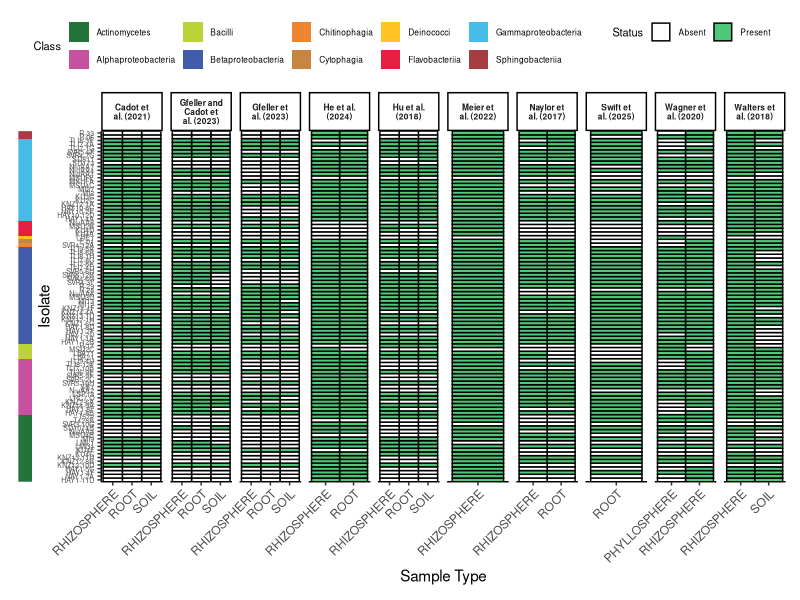
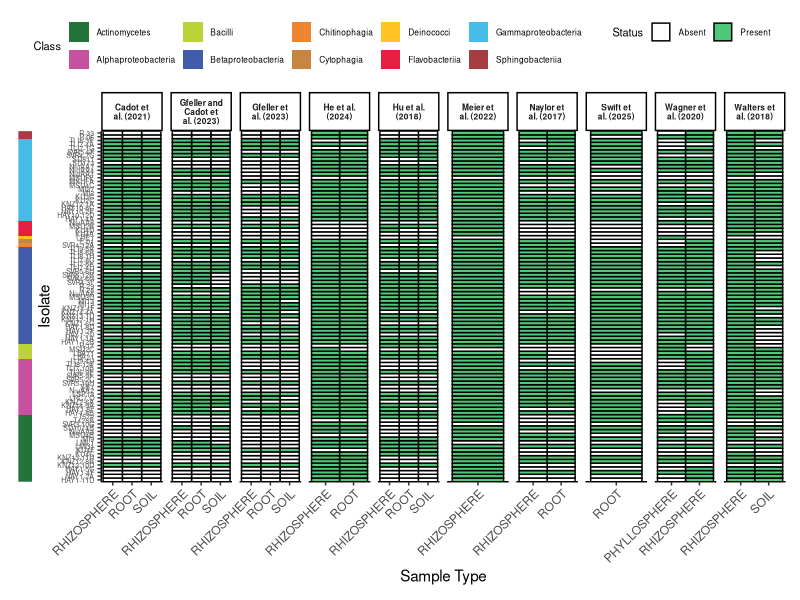
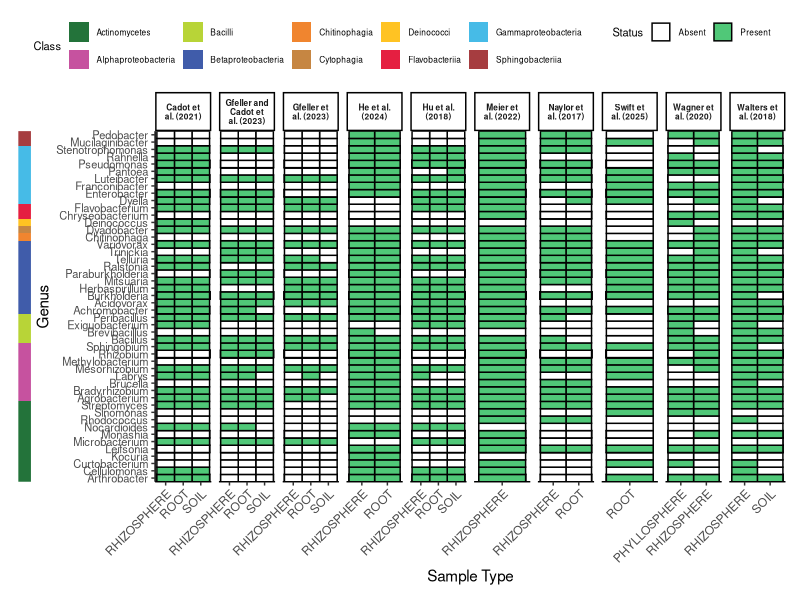
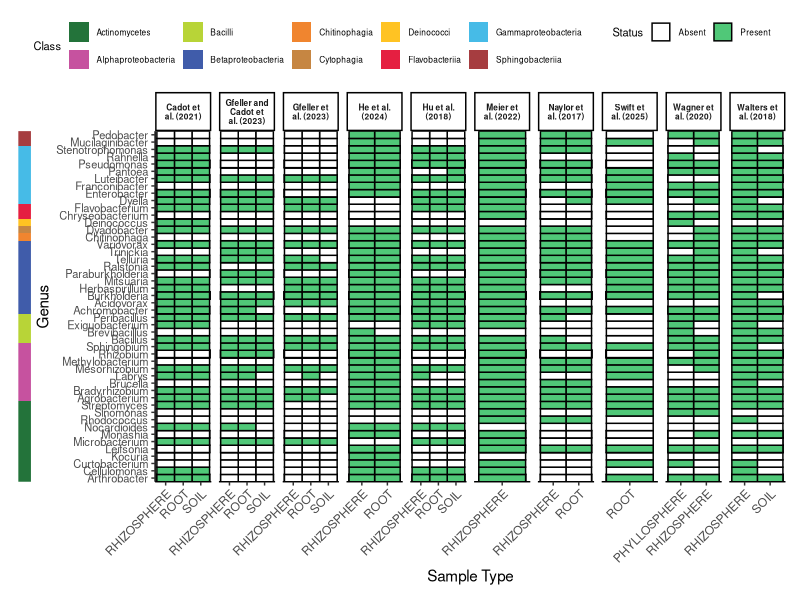

R code for these plots, in order: (Note: this script raises an error after producing the figures.)
# Parse Blast alignment results
## Generate ASV lists of taxa with alignment to zeamic for other scripts
## Presence/absence plots for supplement

# Load pacakges and set ggplot theme
library(tidyverse)
library(patchwork)
theme_set(theme_classic())

## load ZeaMic Isolates
all_isolates_df <- read.csv("ZeaMic Isolates with Full Taxonomy.csv")
all_isolates_df$X <- NULL

#### load blast results 99 ####
blast_df <- read.delim("../BLAST_ASVs-from-studies/99results.txt", header = FALSE, sep = "\t")

# Cleanup blast dataframe
colnames(blast_df) <- c("ZeaMic_Isolate", "ASV", "pident", "length", "mismatch", "gapopen", "qstart", "qend", "sstart", "send", "evalue", "bitscore")

# Extract info from ASV column 
blast_df <- blast_df %>% extract(ASV, into = c("study", "ASV_id", "sample_type", "country", "region"),
                     regex = "(.+)_(ASV_\\d+)-([^-]+)-([^_]+)_(.+)",
                     remove = TRUE)
# Rename studies 
blast_df <- blast_df %>% mutate(study = dplyr::recode(study, 
    Naylor = "Naylor et al. (2017)",
    Wagner = "Wagner et al. (2020)", 
    Meier  = "Meier et al. (2022)", 
    He = "He et al. (2024)", 
    GfellerCadot = "Gfeller and Cadot et al. (2023)", 
    Gfeller = "Gfeller et al. (2023)",
    Cadot = "Cadot et al. (2021)",
    Hu = "Hu et al. (2018)",
    Walters = "Walters et al. (2018)",
    Swift = "Swift et al. (2025)"))

## Presence and absence table + isolates not in blast output
presence_absence <- blast_df %>%
  # Get unique combinations of isolate, study, and sample_type
  distinct(ZeaMic_Isolate, study, sample_type) %>%
  # Add a presence indicator
  mutate(present = 1) %>%
  # Create a combined column name for study and sample_type
  unite("study_sample", study, sample_type, sep = "_") %>%
  # Pivot to wide format
  pivot_wider(names_from = study_sample, 
              values_from = present,
              values_fill = 0)

presence_absence_complete <- all_isolates_df %>%
  left_join(presence_absence, by = "ZeaMic_Isolate") %>%
  # Replace NA with 0 for isolates not in BLAST results
  mutate(across(-ZeaMic_Isolate, ~replace_na(., 0)))

# Print table
print(presence_absence_complete)

# Convert the wide format back to long format for ggplot2
heatmap_data <- presence_absence_complete %>%
  pivot_longer(cols = -c(ZeaMic_Isolate, phylum, class, order, family, genus),
               names_to = "study_sample",
               values_to = "presence") %>%
  # Separate study and sample type for better visualization
  separate(study_sample, 
           into = c("study", "sample_type"), 
           sep = "_(?=[^_]+$)")  # Split at the last underscore

# Get number of isolate with significant alignments per study
summary(as.factor(heatmap_data$study))
heatmap_data %>% filter(study == "Naylor et al. (2017)") %>% group_by(sample_type) %>% summarise(total_isolates = sum(presence))
heatmap_data %>% filter(study == "He et al. (2024)") %>% group_by(sample_type) %>% summarise(total_isolates = sum(presence))
heatmap_data %>% filter(study == "Wagner et al. (2020)") %>% group_by(sample_type) %>% summarise(total_isolates = sum(presence))
heatmap_data %>% filter(study == "Meier et al. (2022)") %>% group_by(sample_type) %>% summarise(total_isolates = sum(presence))
heatmap_data %>% filter(study == "Walters et al. (2018)") %>% group_by(sample_type) %>% summarise(total_isolates = sum(presence))
heatmap_data %>% filter(study == "Gfeller et al. (2023)") %>% group_by(sample_type) %>% summarise(total_isolates = sum(presence))
heatmap_data %>% filter(study == "Gfeller and Cadot et al. (2023)") %>% group_by(sample_type) %>% summarise(total_isolates = sum(presence))
heatmap_data %>% filter(study == "Cadot et al. (2021)") %>% group_by(sample_type) %>% summarise(total_isolates = sum(presence))
heatmap_data %>% filter(study == "Hu et al. (2018)") %>% group_by(sample_type) %>% summarise(total_isolates = sum(presence))
heatmap_data %>% filter(study == "Swift et al. (2025)") %>% group_by(sample_type) %>% summarise(total_isolates = sum(presence))

##### Plotting isolate and genera P/A clustered by taxonomy #####
# Arrange the isolates by class
isolate_99_data <- heatmap_data %>%
  arrange(class, ZeaMic_Isolate) %>%
  mutate(ZeaMic_Isolate = factor(ZeaMic_Isolate, levels = unique(ZeaMic_Isolate)))
# Arrange the genera by class
genera_99_data <- heatmap_data %>%
  arrange(class, genus) %>%
  mutate(genus = factor(genus, levels = unique(genus)))
# Class barplot levels
# Class barplots for both plots, as we organize the genus and isolate by the factor level class
class_df_iso <- isolate_99_data %>% distinct(ZeaMic_Isolate, class)
class_df_gen <- genera_99_data %>% distinct(genus, class)

### Plots
## Very minimal class barplot, will be attached to other plots
class_bar_iso <- ggplot(class_df_iso, aes(x = 1, y = ZeaMic_Isolate, fill = class)) +
  geom_tile() +
  scale_fill_manual(values = c(
    "Actinomycetes" = "#23733a",
    "Bacilli" = "#b8d437",
    "Deinococci" = "#ffc323",
    "Chitinophagia" = "#f0852f",
    "Cytophagia" = "#c68642",
    "Flavobacteriia" = "#e51f41",
    "Sphingobacteriia" = "#a63d40",
    "Alphaproteobacteria" = "#c6529f",
    "Betaproteobacteria" = "#405caa",
    "Gammaproteobacteria" = "#46bbe7"), name = "Class") +
  scale_x_continuous(expand = c(0, 0)) +
  scale_y_discrete(limits = levels(heatmap_data$ZeaMic_Isolate), expand = c(0, 0)) +
  labs(x = NULL, y = NULL) +
  theme_minimal() +
  theme(axis.text = element_blank(), 
        axis.ticks = element_blank(), 
        panel.grid = element_blank(),
        panel.border = element_blank(), 
        plot.margin = margin(t = 5, r = 2, b = 5, l = 5), 
        legend.position = "right")

class_bar_gen <- ggplot(class_df_gen, aes(x = 1, y = genus, fill = class)) +
  geom_tile() +
  scale_fill_manual(values = c(
    "Actinomycetes" = "#23733a",
    "Bacilli" = "#b8d437",
    "Deinococci" = "#ffc323",
    "Chitinophagia" = "#f0852f",
    "Cytophagia" = "#c68642",
    "Flavobacteriia" = "#e51f41",
    "Sphingobacteriia" = "#a63d40",
    "Alphaproteobacteria" = "#c6529f",
    "Betaproteobacteria" = "#405caa",
    "Gammaproteobacteria" = "#46bbe7"), name = "Class") +
  scale_x_continuous(expand = c(0, 0)) +
  scale_y_discrete(limits = levels(heatmap_data$genus), expand = c(0, 0)) +
  labs(x = NULL, y = NULL) +
  theme_minimal() +
  theme(axis.text = element_blank(), 
        axis.ticks = element_blank(), 
        panel.grid = element_blank(),
        panel.border = element_blank(), 
        plot.margin = margin(t = 5, r = 2, b = 5, l = 5), 
        legend.position = "right")

## Isolate heatmap
isolate_plot <- ggplot(isolate_99_data, aes(x = sample_type, y = ZeaMic_Isolate, fill = factor(presence))) +
  geom_tile(color = "black", linewidth = 0.5) +
  scale_fill_manual(values = c("0" = "white", "1" = "#50C878"),
                    labels = c("Absent", "Present"),
                    name = "Status") +
  facet_wrap(~study, scales = "free_x", nrow = 1, labeller = label_wrap_gen(width = 12)) +
  scale_y_discrete(limits = levels(heatmap_data$ZeaMic_Isolate), expand = c(0, 0)) +
  labs(x = "Sample Type", y = "Isolate") +
  theme(axis.text.x = element_text(angle = 45, hjust = 1, vjust = 1),
        strip.text = element_text(face = "bold", size = 6),
        panel.grid = element_blank(), 
        axis.text.y = element_text(size = 5),
        plot.margin = margin(t = 5, r = 5, b = 5, l = 2))

## Genus heatmap
genus_plot <- ggplot(genera_99_data, aes(x = sample_type, y = genus, fill = factor(presence))) +
  geom_tile(color = "black", linewidth = 0.5) +
  scale_fill_manual(values = c("0" = "white", "1" = "#50C878"),
                    labels = c("Absent", "Present"),
                    name = "Status") +
  facet_wrap(~study, scales = "free_x", nrow = 1, labeller = label_wrap_gen(width = 12)) +
  scale_y_discrete(limits = levels(heatmap_data$ZeaMic_Isolate), expand = c(0, 0)) +
  labs(x = "Sample Type", y = "Genus") +
  theme(axis.text.x = element_text(angle = 45, hjust = 1, vjust = 1),
        strip.text = element_text(face = "bold", size = 6),
        panel.grid = element_blank(), 
        axis.text.y = element_text(size = 8),
        plot.margin = margin(t = 5, r = 5, b = 5, l = 2))

### Arranging
isolate_plot_save <- class_bar_iso + isolate_plot + plot_layout(widths = c(0.2, 10), guides = "collect") &
  theme(legend.position = "top", legend.title = element_text(size = 8), legend.text = element_text(size = 6), legend.key.size = unit(0.5, "cm"))

ggsave("Presence_absence_plots/99perc Isolate Plot.svg", isolate_plot_save, height = 23, width = 18.4, units = "cm")
ggsave("Presence_absence_plots/99perc Isolate Plot.png", isolate_plot_save, height = 23, width = 18.4, units = "cm")

genus_plot_save <- class_bar_gen + genus_plot + plot_layout(widths = c(0.2, 10), guides = "collect") &
  theme(legend.position = "top", legend.title = element_text(size = 8), legend.text = element_text(size = 6), legend.key.size = unit(0.5, "cm"))

ggsave("Presence_absence_plots/99perc Genus Plot.svg", genus_plot_save, height = 23, width = 18.4, units = "cm")
ggsave("Presence_absence_plots/99perc Genus Plot.png", genus_plot_save, height = 23, width = 18.4, units = "cm")

# Clean env
rm(class_df_gen, class_df_iso, class_bar_iso, class_bar_gen, genus_plot,
   genus_plot_save, isolate_plot, isolate_plot_save,isolate_99_data, genera_99_data)


#### get list of ASVs to map back to individual study ####
ASV_presence <- blast_df %>%
  # Get unique combinations of isolate, study, sample_type, and ASV
  distinct(ZeaMic_Isolate, study, sample_type, ASV_id) %>%
  # Add a presence indicator
  mutate(present = 1) %>%
  # Create a combined column name for study and sample_type
  unite("study_sample", study, sample_type, sep = "_") %>%
  # Pivot to wide format
  pivot_wider(names_from = study_sample, 
              values_from = present,
              values_fill = 0)

# 99

#Naylor
Naylor_root_ASVs <- ASV_presence %>%
  select(ZeaMic_Isolate, ASV_id, `Naylor et al. (2017)_ROOT`) %>%
  filter(`Naylor et al. (2017)_ROOT` == 1) %>%
  select(ASV_id)
Naylor_rhizosphere_ASVs <- ASV_presence %>%
  select(ZeaMic_Isolate, ASV_id, `Naylor et al. (2017)_RHIZOSPHERE`) %>%
  filter(`Naylor et al. (2017)_RHIZOSPHERE` == 1) %>%
  select(ASV_id)
write.csv(Naylor_root_ASVs, "ASV_LISTS/99/Naylor_root_ASVs.csv", row.names = FALSE)
write.csv(Naylor_rhizosphere_ASVs, "ASV_LISTS/99/Naylor_rhizosphere_ASVs.csv", row.names = FALSE)


#Meier
Meier_rhizosphere_ASVs <- ASV_presence %>%
  select(ZeaMic_Isolate, ASV_id, `Meier et al. (2022)_RHIZOSPHERE`) %>%
  filter(`Meier et al. (2022)_RHIZOSPHERE` == 1) %>%
  select(ASV_id)
write.csv(Meier_rhizosphere_ASVs, "ASV_LISTS/99/Meier_rhizosphere_ASVs.csv", row.names = FALSE)


#Wagner
Wagner_rhizosphere_ASVs <- ASV_presence %>%
  select(ZeaMic_Isolate, ASV_id, `Wagner et al. (2020)_RHIZOSPHERE`) %>%
  filter(`Wagner et al. (2020)_RHIZOSPHERE` == 1) %>%
  select(ASV_id)
Wagner_phyllosphere_ASVs <- ASV_presence %>%
  select(ZeaMic_Isolate, ASV_id, `Wagner et al. (2020)_PHYLLOSPHERE`) %>%
  filter(`Wagner et al. (2020)_PHYLLOSPHERE` == 1) %>%
  select(ASV_id)
write.csv(Wagner_rhizosphere_ASVs, "ASV_LISTS/99/Wagner_rhizosphere_ASVs.csv", row.names = FALSE)
write.csv(Wagner_phyllosphere_ASVs, "ASV_LISTS/99/Wagner_phyllosphere_ASVs.csv", row.names = FALSE)

#He et al. (2024)
He_rhizosphere_ASVs <- ASV_presence %>%
  select(ZeaMic_Isolate, ASV_id, `He et al. (2024)_RHIZOSPHERE`) %>%
  filter(`He et al. (2024)_RHIZOSPHERE` == 1) %>%
  select(ASV_id)
He_root_ASVs <- ASV_presence %>%
  select(ZeaMic_Isolate, ASV_id, `He et al. (2024)_ROOT`) %>%
  filter(`He et al. (2024)_ROOT` == 1) %>%
  select(ASV_id)
write.csv(He_rhizosphere_ASVs, "ASV_LISTS/99/He_rhizosphere_ASVs.csv", row.names = FALSE)
write.csv(He_root_ASVs, "ASV_LISTS/99/He_root_ASVs.csv", row.names = FALSE)

#GfellerCadot
colnames(ASV_presence)
GfellerCadot_soil_ASVs <- ASV_presence %>%
  select(ZeaMic_Isolate, ASV_id, `Gfeller and Cadot et al. (2023)_SOIL`) %>%
  filter(`Gfeller and Cadot et al. (2023)_SOIL` == 1) %>%
  select(ASV_id)
GfellerCadot_rhizosphere_ASVs <- ASV_presence %>%
  select(ZeaMic_Isolate, ASV_id, `Gfeller and Cadot et al. (2023)_RHIZOSPHERE`) %>%
  filter(`Gfeller and Cadot et al. (2023)_RHIZOSPHERE` == 1) %>%
  select(ASV_id)
GfellerCadot_root_ASVs <- ASV_presence %>%
  select(ZeaMic_Isolate, ASV_id, `Gfeller and Cadot et al. (2023)_ROOT`) %>%
  filter(`Gfeller and Cadot et al. (2023)_ROOT` == 1) %>%
  select(ASV_id)
write.csv(GfellerCadot_soil_ASVs, "ASV_LISTS/99/GfellerCadot_soil_ASVs.csv", row.names = FALSE)
write.csv(GfellerCadot_rhizosphere_ASVs, "ASV_LISTS/99/GfellerCadot_rhizosphere_ASVs.csv", row.names = FALSE)
write.csv(GfellerCadot_root_ASVs, "ASV_LISTS/99/GfellerCadot_root_ASVs.csv", row.names = FALSE)

#Gfeller
colnames(ASV_presence)
Gfeller_soil_ASVs <- ASV_presence %>%
  select(ZeaMic_Isolate, ASV_id, `Gfeller et al. (2023)_SOIL`) %>%
  filter(`Gfeller et al. (2023)_SOIL` == 1) %>%
  select(ASV_id)
Gfeller_rhizosphere_ASVs <- ASV_presence %>%
  select(ZeaMic_Isolate, ASV_id, `Gfeller et al. (2023)_RHIZOSPHERE`) %>%
  filter(`Gfeller et al. (2023)_RHIZOSPHERE` == 1) %>%
  select(ASV_id)
Gfeller_root_ASVs <- ASV_presence %>%
  select(ZeaMic_Isolate, ASV_id, `Gfeller et al. (2023)_ROOT`) %>%
  filter(`Gfeller et al. (2023)_ROOT` == 1) %>%
  select(ASV_id)
write.csv(Gfeller_soil_ASVs, "ASV_LISTS/99/Gfeller_soil_ASVs.csv", row.names = FALSE)
write.csv(Gfeller_rhizosphere_ASVs, "ASV_LISTS/99/Gfeller_rhizosphere_ASVs.csv", row.names = FALSE)
write.csv(Gfeller_root_ASVs, "ASV_LISTS/99/Gfeller_root_ASVs.csv", row.names = FALSE)


#Cadot
colnames(ASV_presence)
Cadot_soil_ASVs <- ASV_presence %>%
  select(ZeaMic_Isolate, ASV_id, `Cadot et al. (2021)_SOIL`) %>%
  filter(`Cadot et al. (2021)_SOIL` == 1) %>%
  select(ASV_id)
Cadot_rhizosphere_ASVs <- ASV_presence %>%
  select(ZeaMic_Isolate, ASV_id, `Cadot et al. (2021)_RHIZOSPHERE`) %>%
  filter(`Cadot et al. (2021)_RHIZOSPHERE` == 1) %>%
  select(ASV_id)
Cadot_root_ASVs <- ASV_presence %>%
  select(ZeaMic_Isolate, ASV_id, `Cadot et al. (2021)_ROOT`) %>%
  filter(`Cadot et al. (2021)_ROOT` == 1) %>%
  select(ASV_id)
write.csv(Cadot_soil_ASVs, "ASV_LISTS/99/Cadot_soil_ASVs.csv", row.names = FALSE)
write.csv(Cadot_rhizosphere_ASVs, "ASV_LISTS/99/Cadot_rhizosphere_ASVs.csv", row.names = FALSE)
write.csv(Cadot_root_ASVs, "ASV_LISTS/99/Cadot_root_ASVs.csv", row.names = FALSE)

#Hu
colnames(ASV_presence)
Hu_soil_ASVs <- ASV_presence %>%
  select(ZeaMic_Isolate, ASV_id, `Hu et al. (2018)_SOIL`) %>%
  filter(`Hu et al. (2018)_SOIL` == 1) %>%
  select(ASV_id)
Hu_rhizosphere_ASVs <- ASV_presence %>%
  select(ZeaMic_Isolate, ASV_id, `Hu et al. (2018)_RHIZOSPHERE`) %>%
  filter(`Hu et al. (2018)_RHIZOSPHERE` == 1) %>%
  select(ASV_id)
Hu_root_ASVs <- ASV_presence %>%
  select(ZeaMic_Isolate, ASV_id, `Hu et al. (2018)_ROOT`) %>%
  filter(`Hu et al. (2018)_ROOT` == 1) %>%
  select(ASV_id)
write.csv(Hu_soil_ASVs, "ASV_LISTS/99/Hu_soil_ASVs.csv", row.names = FALSE)
write.csv(Hu_rhizosphere_ASVs, "ASV_LISTS/99/Hu_rhizosphere_ASVs.csv", row.names = FALSE)
write.csv(Hu_root_ASVs, "ASV_LISTS/99/Hu_root_ASVs.csv", row.names = FALSE)

#walters
colnames(ASV_presence)
Walters_rhizosphere_ASVs <- ASV_presence %>%
  select(ZeaMic_Isolate, ASV_id, `Walters et al. (2018)_RHIZOSPHERE`) %>%
  filter(`Walters et al. (2018)_RHIZOSPHERE` == 1) %>%
  select(ASV_id)
Walters_soil_ASVs <- ASV_presence %>%
  select(ZeaMic_Isolate, ASV_id, `Walters et al. (2018)_SOIL`) %>%
  filter(`Walters et al. (2018)_SOIL` == 1) %>%
  select(ASV_id)
write.csv(Walters_rhizosphere_ASVs, "ASV_LISTS/99/Walters_rhizosphere_ASVs.csv", row.names = FALSE)
write.csv(Walters_soil_ASVs, "ASV_LISTS/99/Walters_soil_ASVs.csv", row.names = FALSE)

#Swift
colnames(ASV_presence)
Swift_rhizosphere_ASVs <- ASV_presence %>%
  select(ZeaMic_Isolate, ASV_id, `Swift et al. (2025)_ROOT`) %>%
  filter(`Swift et al. (2025)_ROOT` == 1) %>%
  select(ASV_id)
write.csv(Swift_rhizosphere_ASVs, "ASV_LISTS/99/Swift_root_ASVs.csv", row.names = FALSE)




#### 97 ####
blast_df <- read.delim("../BLAST_ASVs-from-studies/97results.txt", header = FALSE, sep = "\t")

# Cleanup blast dataframe
colnames(blast_df) <- c("ZeaMic_Isolate", "ASV", "pident", "length", "mismatch", "gapopen", "qstart", "qend", "sstart", "send", "evalue", "bitscore")

# Extract info from ASV column 
blast_df <- blast_df %>% extract(ASV, into = c("study", "ASV_id", "sample_type", "country", "region"),
                                 regex = "(.+)_(ASV_\\d+)-([^-]+)-([^_]+)_(.+)",
                                 remove = TRUE)
# Rename studies 
blast_df <- blast_df %>% mutate(study = dplyr::recode(study, 
                                                      Naylor = "Naylor et al. (2017)",
                                                      Wagner = "Wagner et al. (2020)", 
                                                      Meier  = "Meier et al. (2022)", 
                                                      He = "He et al. (2024)", 
                                                      GfellerCadot = "Gfeller and Cadot et al. (2023)", 
                                                      Gfeller = "Gfeller et al. (2023)",
                                                      Cadot = "Cadot et al. (2021)",
                                                      Hu = "Hu et al. (2018)",
                                                      Walters = "Walters et al. (2018)",
                                                      Swift = "Swift et al. (2025)"))

## Presence and absence table + isolates not in blast output
presence_absence <- blast_df %>%
  # Get unique combinations of isolate, study, and sample_type
  distinct(ZeaMic_Isolate, study, sample_type) %>%
  # Add a presence indicator
  mutate(present = 1) %>%
  # Create a combined column name for study and sample_type
  unite("study_sample", study, sample_type, sep = "_") %>%
  # Pivot to wide format
  pivot_wider(names_from = study_sample, 
              values_from = present,
              values_fill = 0)

presence_absence_complete <- all_isolates_df %>%
  left_join(presence_absence, by = "ZeaMic_Isolate") %>%
  # Replace NA with 0 for isolates not in BLAST results
  mutate(across(-ZeaMic_Isolate, ~replace_na(., 0)))

# Print table
print(presence_absence_complete)

# Convert the wide format back to long format for ggplot2
heatmap_data <- presence_absence_complete %>%
  pivot_longer(cols = -c(ZeaMic_Isolate, genus, phylum, class, order, family),
               names_to = "study_sample",
               values_to = "presence") %>%
  # Separate study and sample type for better visualization
  separate(study_sample, 
           into = c("study", "sample_type"), 
           sep = "_(?=[^_]+$)")  # Split at the last underscore

# Get number of isolate with significant alignments per study
summary(as.factor(heatmap_data$study))
heatmap_data %>% filter(study == "Naylor et al. (2017)") %>% group_by(sample_type) %>% summarise(total_isolates = sum(presence))
heatmap_data %>% filter(study == "He et al. (2024)") %>% group_by(sample_type) %>% summarise(total_isolates = sum(presence))
heatmap_data %>% filter(study == "Wagner et al. (2020)") %>% group_by(sample_type) %>% summarise(total_isolates = sum(presence))
heatmap_data %>% filter(study == "Meier et al. (2022)") %>% group_by(sample_type) %>% summarise(total_isolates = sum(presence))
heatmap_data %>% filter(study == "Walters et al. (2018)") %>% group_by(sample_type) %>% summarise(total_isolates = sum(presence))
heatmap_data %>% filter(study == "Gfeller et al. (2023)") %>% group_by(sample_type) %>% summarise(total_isolates = sum(presence))
heatmap_data %>% filter(study == "Gfeller and Cadot et al. (2023)") %>% group_by(sample_type) %>% summarise(total_isolates = sum(presence))
heatmap_data %>% filter(study == "Cadot et al. (2021)") %>% group_by(sample_type) %>% summarise(total_isolates = sum(presence))
heatmap_data %>% filter(study == "Hu et al. (2018)") %>% group_by(sample_type) %>% summarise(total_isolates = sum(presence))
heatmap_data %>% filter(study == "Swift et al. (2025)") %>% group_by(sample_type) %>% summarise(total_isolates = sum(presence))

##### Plotting isolate and genera P/A clustered by taxonomy #####
# Arrange the isolates by class
isolate_97_data <- heatmap_data %>%
  arrange(class, ZeaMic_Isolate) %>%
  mutate(ZeaMic_Isolate = factor(ZeaMic_Isolate, levels = unique(ZeaMic_Isolate)))
# Arrange the genera by class
genera_97_data <- heatmap_data %>%
  arrange(class, genus) %>%
  mutate(genus = factor(genus, levels = unique(genus)))
# Class barplot levels
# Class barplots the same for both plots, as we organize the genus and isolate
## by the factor level class
## by the factor level class
class_df_iso <- isolate_97_data %>% distinct(ZeaMic_Isolate, class)
class_df_gen <- genera_97_data %>% distinct(genus, class)

### Plots
## Very minimal class barplot, will be attached to other plots
class_bar_iso <- ggplot(class_df_iso, aes(x = 1, y = ZeaMic_Isolate, fill = class)) +
  geom_tile() +
  scale_fill_manual(values = c(
    "Actinomycetes" = "#23733a",
    "Bacilli" = "#b8d437",
    "Deinococci" = "#ffc323",
    "Chitinophagia" = "#f0852f",
    "Cytophagia" = "#c68642",
    "Flavobacteriia" = "#e51f41",
    "Sphingobacteriia" = "#a63d40",
    "Alphaproteobacteria" = "#c6529f",
    "Betaproteobacteria" = "#405caa",
    "Gammaproteobacteria" = "#46bbe7"), name = "Class") +
  scale_x_continuous(expand = c(0, 0)) +
  scale_y_discrete(limits = levels(heatmap_data$ZeaMic_Isolate), expand = c(0, 0)) +
  labs(x = NULL, y = NULL) +
  theme_minimal() +
  theme(axis.text = element_blank(), 
        axis.ticks = element_blank(), 
        panel.grid = element_blank(),
        panel.border = element_blank(), 
        plot.margin = margin(t = 5, r = 2, b = 5, l = 5), 
        legend.position = "right")

class_bar_gen <- ggplot(class_df_gen, aes(x = 1, y = genus, fill = class)) +
  geom_tile() +
  scale_fill_manual(values = c(
    "Actinomycetes" = "#23733a",
    "Bacilli" = "#b8d437",
    "Deinococci" = "#ffc323",
    "Chitinophagia" = "#f0852f",
    "Cytophagia" = "#c68642",
    "Flavobacteriia" = "#e51f41",
    "Sphingobacteriia" = "#a63d40",
    "Alphaproteobacteria" = "#c6529f",
    "Betaproteobacteria" = "#405caa",
    "Gammaproteobacteria" = "#46bbe7"), name = "Class") +
  scale_x_continuous(expand = c(0, 0)) +
  scale_y_discrete(limits = levels(heatmap_data$genus), expand = c(0, 0)) +
  labs(x = NULL, y = NULL) +
  theme_minimal() +
  theme(axis.text = element_blank(), 
        axis.ticks = element_blank(), 
        panel.grid = element_blank(),
        panel.border = element_blank(), 
        plot.margin = margin(t = 5, r = 2, b = 5, l = 5), 
        legend.position = "right")

## Isolate heatmap
isolate_plot <- ggplot(isolate_97_data, aes(x = sample_type, y = ZeaMic_Isolate, fill = factor(presence))) +
  geom_tile(color = "black", linewidth = 0.5) +
  scale_fill_manual(values = c("0" = "white", "1" = "#50C878"),
                    labels = c("Absent", "Present"),
                    name = "Status") +
  facet_wrap(~study, scales = "free_x", nrow = 1, labeller = label_wrap_gen(width = 12)) +
  scale_y_discrete(limits = levels(heatmap_data$ZeaMic_Isolate), expand = c(0, 0)) +
  labs(x = "Sample Type", y = "Isolate") +
  theme(axis.text.x = element_text(angle = 45, hjust = 1, vjust = 1),
        strip.text = element_text(face = "bold", size = 6),
        panel.grid = element_blank(), 
        axis.text.y = element_text(size = 5),
        plot.margin = margin(t = 5, r = 5, b = 5, l = 2))

## Genus heatmap
genus_plot <- ggplot(genera_97_data, aes(x = sample_type, y = genus, fill = factor(presence))) +
  geom_tile(color = "black", linewidth = 0.5) +
  scale_fill_manual(values = c("0" = "white", "1" = "#50C878"),
                    labels = c("Absent", "Present"),
                    name = "Status") +
  facet_wrap(~study, scales = "free_x", nrow = 1, labeller = label_wrap_gen(width = 12)) +
  scale_y_discrete(limits = levels(heatmap_data$ZeaMic_Isolate), expand = c(0, 0)) +
  labs(x = "Sample Type", y = "Genus") +
  theme(axis.text.x = element_text(angle = 45, hjust = 1, vjust = 1),
        strip.text = element_text(face = "bold", size = 6),
        panel.grid = element_blank(), 
        axis.text.y = element_text(size = 8),
        plot.margin = margin(t = 5, r = 5, b = 5, l = 2))

### Arranging
isolate_plot_save <- class_bar_iso + isolate_plot + plot_layout(widths = c(0.2, 10), guides = "collect") &
  theme(legend.position = "top", legend.title = element_text(size = 8), legend.text = element_text(size = 6), legend.key.size = unit(0.5, "cm"))

ggsave("Presence_absence_plots/97perc Isolate Plot.svg", isolate_plot_save, height = 23, width = 18.4, units = "cm")
ggsave("Presence_absence_plots/97perc Isolate Plot.png", isolate_plot_save, height = 23, width = 18.4, units = "cm")

genus_plot_save <- class_bar_gen + genus_plot + plot_layout(widths = c(0.2, 10), guides = "collect") &
  theme(legend.position = "top", legend.title = element_text(size = 8), legend.text = element_text(size = 6), legend.key.size = unit(0.5, "cm"))

ggsave("Presence_absence_plots/97perc Genus Plot.svg", genus_plot_save, height = 23, width = 18.4, units = "cm")
ggsave("Presence_absence_plots/97perc Genus Plot.png", genus_plot_save, height = 23, width = 18.4, units = "cm")

### get list of ASVs to map back to individual study ###
ASV_presence <- blast_df %>%
  # Get unique combinations of isolate, study, sample_type, and ASV
  distinct(ZeaMic_Isolate, study, sample_type, ASV_id) %>%
  # Add a presence indicator
  mutate(present = 1) %>%
  # Create a combined column name for study and sample_type
  unite("study_sample", study, sample_type, sep = "_") %>%
  # Pivot to wide format
  pivot_wider(names_from = study_sample, 
              values_from = present,
              values_fill = 0)

#Naylor
Naylor_root_ASVs <- ASV_presence %>%
  select(ZeaMic_Isolate, ASV_id, `Naylor et al. (2017)_ROOT`) %>%
  filter(`Naylor et al. (2017)_ROOT` == 1) %>%
  select(ASV_id)
Naylor_rhizosphere_ASVs <- ASV_presence %>%
  select(ZeaMic_Isolate, ASV_id, `Naylor et al. (2017)_RHIZOSPHERE`) %>%
  filter(`Naylor et al. (2017)_RHIZOSPHERE` == 1) %>%
  select(ASV_id)
write.csv(Naylor_root_ASVs, "ASV_LISTS/97/Naylor_root_ASVs.csv", row.names = FALSE)
write.csv(Naylor_rhizosphere_ASVs, "ASV_LISTS/97/Naylor_rhizosphere_ASVs.csv", row.names = FALSE)


#Meier
Meier_rhizosphere_ASVs <- ASV_presence %>%
  select(ZeaMic_Isolate, ASV_id, `Meier et al. (2022)_RHIZOSPHERE`) %>%
  filter(`Meier et al. (2022)_RHIZOSPHERE` == 1) %>%
  select(ASV_id)
write.csv(Meier_rhizosphere_ASVs, "ASV_LISTS/97/Meier_rhizosphere_ASVs.csv", row.names = FALSE)


#Wagner
Wagner_rhizosphere_ASVs <- ASV_presence %>%
  select(ZeaMic_Isolate, ASV_id, `Wagner et al. (2020)_RHIZOSPHERE`) %>%
  filter(`Wagner et al. (2020)_RHIZOSPHERE` == 1) %>%
  select(ASV_id)
Wagner_phyllosphere_ASVs <- ASV_presence %>%
  select(ZeaMic_Isolate, ASV_id, `Wagner et al. (2020)_PHYLLOSPHERE`) %>%
  filter(`Wagner et al. (2020)_PHYLLOSPHERE` == 1) %>%
  select(ASV_id)
write.csv(Wagner_rhizosphere_ASVs, "ASV_LISTS/97/Wagner_rhizosphere_ASVs.csv", row.names = FALSE)
write.csv(Wagner_phyllosphere_ASVs, "ASV_LISTS/97/Wagner_phyllosphere_ASVs.csv", row.names = FALSE)

#He et al. (2024)"
He_rhizosphere_ASVs <- ASV_presence %>%
  select(ZeaMic_Isolate, ASV_id, `He et al. (2024)_RHIZOSPHERE`) %>%
  filter(`He et al. (2024)_RHIZOSPHERE` == 1) %>%
  select(ASV_id)
He_root_ASVs <- ASV_presence %>%
  select(ZeaMic_Isolate, ASV_id, `He et al. (2024)_ROOT`) %>%
  filter(`He et al. (2024)_ROOT` == 1) %>%
  select(ASV_id)
write.csv(He_rhizosphere_ASVs, "ASV_LISTS/97/He_rhizosphere_ASVs.csv", row.names = FALSE)
write.csv(He_root_ASVs, "ASV_LISTS/97/He_root_ASVs.csv", row.names = FALSE)

#GfellerCadot
colnames(ASV_presence)
GfellerCadot_soil_ASVs <- ASV_presence %>%
  select(ZeaMic_Isolate, ASV_id, `Gfeller and Cadot et al. (2023)_SOIL`) %>%
  filter(`Gfeller and Cadot et al. (2023)_SOIL` == 1) %>%
  select(ASV_id)
GfellerCadot_rhizosphere_ASVs <- ASV_presence %>%
  select(ZeaMic_Isolate, ASV_id, `Gfeller and Cadot et al. (2023)_RHIZOSPHERE`) %>%
  filter(`Gfeller and Cadot et al. (2023)_RHIZOSPHERE` == 1) %>%
  select(ASV_id)
GfellerCadot_root_ASVs <- ASV_presence %>%
  select(ZeaMic_Isolate, ASV_id, `Gfeller and Cadot et al. (2023)_ROOT`) %>%
  filter(`Gfeller and Cadot et al. (2023)_ROOT` == 1) %>%
  select(ASV_id)
write.csv(GfellerCadot_rhizosphere_ASVs, "ASV_LISTS/97/GfellerCadot_rhizosphere_ASVs.csv", row.names = FALSE)
write.csv(GfellerCadot_root_ASVs, "ASV_LISTS/97/GfellerCadot_root_ASVs.csv", row.names = FALSE)
write.csv(GfellerCadot_soil_ASVs, "ASV_LISTS/97/GfellerCadot_soil_ASVs.csv", row.names = FALSE)

#Gfeller
colnames(ASV_presence)
Gfeller_soil_ASVs <- ASV_presence %>%
  select(ZeaMic_Isolate, ASV_id, `Gfeller et al. (2023)_SOIL`) %>%
  filter(`Gfeller et al. (2023)_SOIL` == 1) %>%
  select(ASV_id)
Gfeller_rhizosphere_ASVs <- ASV_presence %>%
  select(ZeaMic_Isolate, ASV_id, `Gfeller et al. (2023)_RHIZOSPHERE`) %>%
  filter(`Gfeller et al. (2023)_RHIZOSPHERE` == 1) %>%
  select(ASV_id)
Gfeller_root_ASVs <- ASV_presence %>%
  select(ZeaMic_Isolate, ASV_id, `Gfeller et al. (2023)_ROOT`) %>%
  filter(`Gfeller et al. (2023)_ROOT` == 1) %>%
  select(ASV_id)
write.csv(Gfeller_soil_ASVs, "ASV_LISTS/97/Gfeller_soil_ASVs.csv", row.names = FALSE)
write.csv(Gfeller_rhizosphere_ASVs, "ASV_LISTS/97/Gfeller_rhizosphere_ASVs.csv", row.names = FALSE)
write.csv(Gfeller_root_ASVs, "ASV_LISTS/97/Gfeller_root_ASVs.csv", row.names = FALSE)


#Cadot
colnames(ASV_presence)
Cadot_soil_ASVs <- ASV_presence %>%
  select(ZeaMic_Isolate, ASV_id, `Cadot et al. (2021)_SOIL`) %>%
  filter(`Cadot et al. (2021)_SOIL` == 1) %>%
  select(ASV_id)
Cadot_rhizosphere_ASVs <- ASV_presence %>%
  select(ZeaMic_Isolate, ASV_id, `Cadot et al. (2021)_RHIZOSPHERE`) %>%
  filter(`Cadot et al. (2021)_RHIZOSPHERE` == 1) %>%
  select(ASV_id)
Cadot_root_ASVs <- ASV_presence %>%
  select(ZeaMic_Isolate, ASV_id, `Cadot et al. (2021)_ROOT`) %>%
  filter(`Cadot et al. (2021)_ROOT` == 1) %>%
  select(ASV_id)
write.csv(Cadot_soil_ASVs, "ASV_LISTS/97/Cadot_soil_ASVs.csv", row.names = FALSE)
write.csv(Cadot_rhizosphere_ASVs, "ASV_LISTS/97/Cadot_rhizosphere_ASVs.csv", row.names = FALSE)
write.csv(Cadot_root_ASVs, "ASV_LISTS/97/Cadot_root_ASVs.csv", row.names = FALSE)

#Hu
colnames(ASV_presence)
Hu_soil_ASVs <- ASV_presence %>%
  select(ZeaMic_Isolate, ASV_id, `Hu et al. (2018)_SOIL`) %>%
  filter(`Hu et al. (2018)_SOIL` == 1) %>%
  select(ASV_id)
Hu_rhizosphere_ASVs <- ASV_presence %>%
  select(ZeaMic_Isolate, ASV_id, `Hu et al. (2018)_RHIZOSPHERE`) %>%
  filter(`Hu et al. (2018)_RHIZOSPHERE` == 1) %>%
  select(ASV_id)
Hu_root_ASVs <- ASV_presence %>%
  select(ZeaMic_Isolate, ASV_id, `Hu et al. (2018)_ROOT`) %>%
  filter(`Hu et al. (2018)_ROOT` == 1) %>%
  select(ASV_id)
write.csv(Hu_soil_ASVs, "ASV_LISTS/97/Hu_soil_ASVs.csv", row.names = FALSE)
write.csv(Hu_rhizosphere_ASVs, "ASV_LISTS/97/Hu_rhizosphere_ASVs.csv", row.names = FALSE)
write.csv(Hu_root_ASVs, "ASV_LISTS/97/Hu_root_ASVs.csv", row.names = FALSE)

#walters
colnames(ASV_presence)
Walters_rhizosphere_ASVs <- ASV_presence %>%
  select(ZeaMic_Isolate, ASV_id, `Walters et al. (2018)_RHIZOSPHERE`) %>%
  filter(`Walters et al. (2018)_RHIZOSPHERE` == 1) %>%
  select(ASV_id)
Walters_soil_ASVs <- ASV_presence %>%
  select(ZeaMic_Isolate, ASV_id, `Walters et al. (2018)_SOIL`) %>%
  filter(`Walters et al. (2018)_SOIL` == 1) %>%
  select(ASV_id)
write.csv(Walters_rhizosphere_ASVs, "ASV_LISTS/97/Walters_rhizosphere_ASVs.csv", row.names = FALSE)
write.csv(Walters_soil_ASVs, "ASV_LISTS/97/Walters_soil_ASVs.csv", row.names = FALSE)

#Swift
colnames(ASV_presence)
Swift_rhizosphere_ASVs <- ASV_presence %>%
  select(ZeaMic_Isolate, ASV_id, `Swift et al. (2025)_ROOT`) %>%
  filter(`Swift et al. (2025)_ROOT` == 1) %>%
  select(ASV_id)
write.csv(Swift_rhizosphere_ASVs, "ASV_LISTS/97/Swift_root_ASVs.csv", row.names = FALSE)
